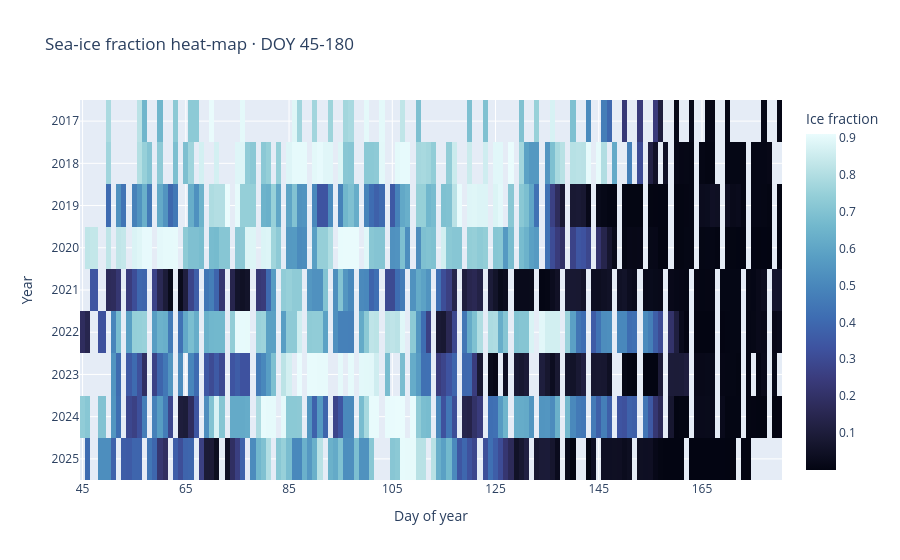
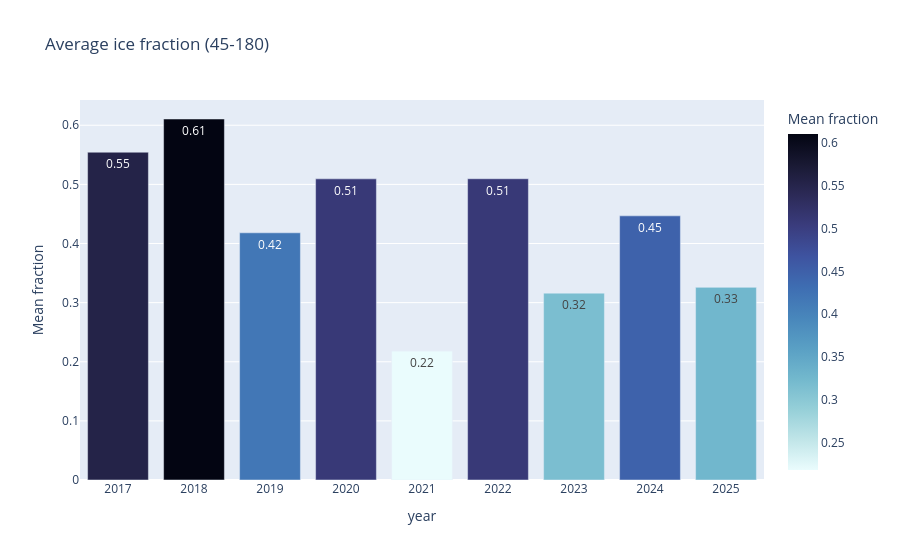
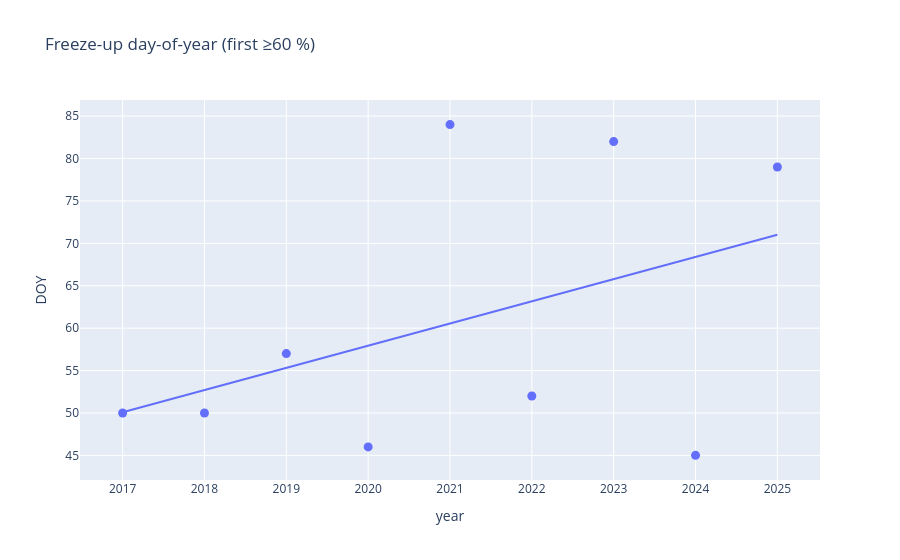
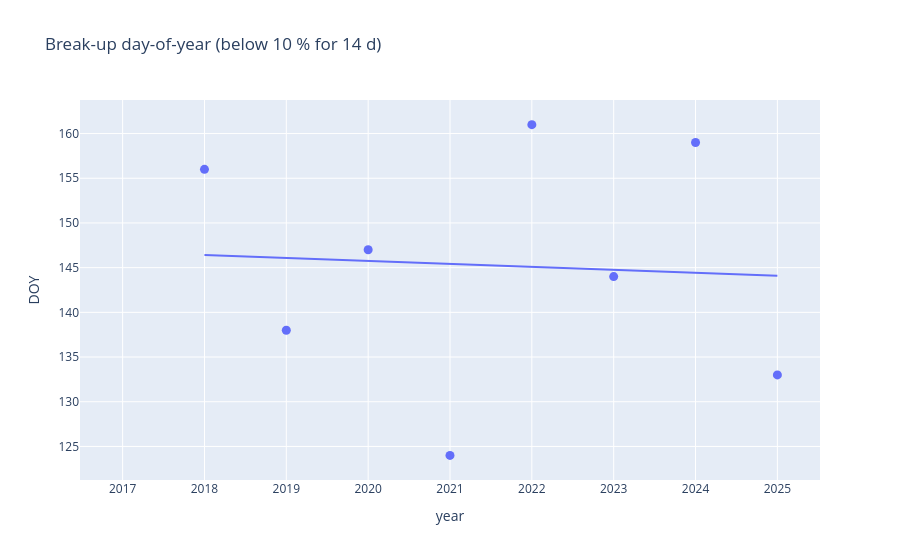

Here is the notebook cell these charts were saved with, in order:
### Code cell
# =====================================================================
#  Uummannaq Sea-Ice Phenology 2017-2025  ·  Notebook cell
# =====================================================================
import pandas as pd, numpy as np
import plotly.express as px, plotly.graph_objects as go
from pathlib import Path
from scipy.stats import linregress, gaussian_kde

# ----------------------------- PARAMETERS ----------------------------
CSV_PATH       = Path("summary_test.csv")

# physical / observational constants
SUNLIT_START   = 45      # ≈ mid-Feb  → Sentinel-2 daylight returns
SUNLIT_END     = 180     # ≈ end-Jun  → melt season complete
SMOOTH_DAYS    = 5       # centred rolling mean
HEAVY_THR      = 0.60    # thick, land-fast ice
GOOD_THR       = 0.30    # “usable” ice (e.g. dog-sled routes)
LOW_THR        = 0.10    # practically open water
PERSIST_DAYS   = 14      # sustain criterion for “great decline”
# ---------------------------------------------------------------------

# ----------------------------- LOAD & PREP ---------------------------
df = pd.read_csv(CSV_PATH)
df["date"] = pd.to_datetime(df["timestamp"], format="%Y%m%dT%H%M%S")
df["year"] = df["date"].dt.year
df["doy"]  = df["date"].dt.dayofyear
df["ice_raw"] = df["solid_pct"] + df["light_pct"]
df.sort_values("date", inplace=True)

# rolling-mean smoothing in physical time (handles missing days)
df["ice"] = (
    df.groupby("year")["ice_raw"]
      .transform(lambda s: s.rolling(SMOOTH_DAYS, center=True, min_periods=1).mean())
)

# restrict to common daylight window
day_mask = df["doy"].between(SUNLIT_START, SUNLIT_END)
df_win   = df[day_mask].copy()

# ----------------------- PHENOLOGY METRICS per season ----------------
records=[]
for yr, g in df_win.groupby("year"):
    g = g.reset_index(drop=True)

    # mean ice fraction normalised by # observed days
    mean_ice = g["ice"].mean()

    # total “ice-days” (fraction·day) normalised by coverage
    ice_days = g["ice"].sum()

    # first HEAVY_THR crossing (“freeze-up” proxy)
    heavy = g[g["ice"] >= HEAVY_THR]
    freeze_doy = int(heavy["doy"].min()) if not heavy.empty else np.nan

    # sustained LOW_THR dip (“break-up”)
    decline_doy = np.nan
    for i in range(len(g) - PERSIST_DAYS):
        if g.at[i,"ice"] < LOW_THR and (g.loc[i:i+PERSIST_DAYS-1,"ice"] < LOW_THR).all():
            decline_doy = int(g.at[i,"doy"]); break

    # days with “good” ice
    good_days = int((g["ice"] >= GOOD_THR).sum())

    # steepest 7-day drop (vigour of melt)
    drop7 = g["ice"].shift(-7) - g["ice"]
    steep_drop = float((-drop7).max())

    records.append(dict(year=yr, mean_ice=mean_ice, ice_days=ice_days,
                        freeze_doy=freeze_doy, decline_doy=decline_doy,
                        good_days=good_days, steep_drop=steep_drop))

met = pd.DataFrame(records).dropna(subset=["mean_ice"])\
                           .sort_values("year")
# quick helpers
def add_trend(fig, x, y):
    slope, intercept, *_ = linregress(x, y)
    fig.add_scatter(x=x, y=slope*x+intercept,
                    mode="lines", line=dict(color="black", dash="dash"),
                    showlegend=False)

# =====================  FIG 1 · Heat-map  ============================
heat = (df_win.pivot_table(index="year", columns="doy",
                           values="ice", aggfunc="mean")
          .reindex(met["year"]))                                         
fig_heat = px.imshow(
    heat, aspect="auto", origin="lower",
    color_continuous_scale="ice",
    labels=dict(color="Ice fraction"),
    title=f"Sea-ice fraction heat-map · DOY {SUNLIT_START}-{SUNLIT_END}"
)
fig_heat.update_xaxes(tick0=SUNLIT_START, dtick=20, title="Day of year")
fig_heat.update_yaxes(title="Year", autorange="reversed")
fig_heat.show()

# =====================  FIG 2 · Mean ice bar  ========================
fig_bar = px.bar(
    met, x="year", y="mean_ice", text_auto=".2f",
    title=f"Average ice fraction ({SUNLIT_START}-{SUNLIT_END})",
    labels={"mean_ice":"Mean fraction"},
    color="mean_ice", color_continuous_scale="ice_r"
)
fig_bar.show()

# =====================  FIG 3 · Freeze & break-up trends =============
fig_freeze = px.scatter(
    met, x="year", y="freeze_doy",
    title="Freeze-up day-of-year (first ≥60 %)",
    labels={"freeze_doy":"DOY"}, trendline="ols"
); fig_freeze.update_traces(marker_size=9); fig_freeze.show()

fig_decl = px.scatter(
    met, x="year", y="decline_doy",
    title=f"Break-up day-of-year (below 10 % for {PERSIST_DAYS} d)",
    labels={"decline_doy":"DOY"}, trendline="ols"
); fig_decl.update_traces(marker_size=9); fig_decl.show()

# =====================  FIG 4 · Season length arrows ================
fig_len = go.Figure()
for _, r in met.iterrows():
    if np.isnan(r["freeze_doy"]) or np.isnan(r["decline_doy"]): continue
    fig_len.add_shape(type="line",
        x0=r["freeze_doy"], x1=r["decline_doy"],
        y0=r["year"], y1=r["year"], line=dict(width=4))
fig_len.update_yaxes(type="category", tickvals=met["year"],
                     ticktext=met["year"])
fig_len.update_xaxes(title="Day of year")
fig_len.update_layout(
    title="Season length: freeze-up → sustained break-up"
)
fig_len.show()

# =====================  FIG 5 · Steepest 7-d drop ===================
fig_drop = px.bar(
    met, x="year", y="steep_drop",
    title="Largest seven-day melt each season",
    labels={"steep_drop":"Fraction drop in 7 d"},
    color="steep_drop", color_continuous_scale="ice_r"
)
add_trend(fig_drop, met["year"], met["steep_drop"]); fig_drop.show()

# =====================  FIG 6 · Ridgeline density ===================
dens=[]
for i, (yr, g) in enumerate(df_win.groupby("year")):
    # weight KDE by ice fraction so “thick” days contribute more
    kde = gaussian_kde(g["doy"], weights=g["ice"])
    xs = np.linspace(SUNLIT_START, SUNLIT_END, 250)
    ys = kde(xs); ys = ys/ys.max()*0.9 + i   # normalise & vertically offset
    dens.append((yr, xs, ys))

fig_ridge = go.Figure()
for yr, xs, ys in dens:
    fig_ridge.add_trace(go.Scatter(x=xs, y=ys, mode="lines", name=str(int(yr))))
fig_ridge.update_yaxes(
    tickvals=[i for i,_ in enumerate(dens)],
    ticktext=[str(int(yr)) for yr,_,_ in dens],
    title="Year"
)
fig_ridge.update_xaxes(title="Day of year")
fig_ridge.update_layout(title="Ridgeline: weighted DOY distribution (sun-lit window)")
fig_ridge.show()

# =====================  FIG 7 · Cumulative melt (latest 3 y) =========
latest_years = met["year"].tail(3).astype(int).tolist()
cum=[]
for yr in latest_years:
    g = df_win[df_win["year"]==yr].copy()
    g = g.sort_values("doy")
    total = g["ice"].sum()
    g["cum_melt"] = 1 - g["ice"].cumsum()/total
    cum.append(g[["doy","cum_melt","year"]])
cum = pd.concat(cum)

fig_cum = px.line(
    cum, x="doy", y="cum_melt", color="year",
    title=f"Cumulative melt progress (latest {len(latest_years)} seasons)",
    labels={"cum_melt":"Fraction melted"}
)
fig_cum.update_yaxes(range=[0,1])
fig_cum.show()

### Figure 1 — Plotly figure (JSON) as saved in the notebook; plotly's stock layout.template omitted (floating-point values rounded to 4 significant figures; data arrays with more than 128 entries replaced by an {"elided": "..."} marker saying what was removed)
{"data": [{"coloraxis": "coloraxis", "hovertemplate": "doy: %{x}<br>year: %{y}<br>Ice fraction: %{z}<extra></extra>", "name": "0", "type": "heatmap", "x": {"elided": "135 int values"}, "xaxis": "x", "y": [2017, 2018, 2019, 2020, 2021, 2022, 2023, 2024, 2025], "yaxis": "y", "z": {"elided": "9x135 float values"}}], "layout": {"coloraxis": {"colorbar": {"title": {"text": "Ice fraction"}}, "colorscale": [[0, "rgb(3, 5, 18)"], [0.09091, "rgb(25, 25, 51)"], [0.1818, "rgb(44, 42, 87)"], [0.2727, "rgb(58, 60, 125)"], [0.3636, "rgb(62, 83, 160)"], [0.4545, "rgb(62, 109, 178)"], [0.5455, "rgb(72, 134, 187)"], [0.6364, "rgb(89, 159, 196)"], [0.7273, "rgb(114, 184, 205)"], [0.8182, "rgb(149, 207, 216)"], [0.9091, "rgb(192, 229, 232)"], [1, "rgb(234, 252, 253)"]]}, "title": {"text": "Sea-ice fraction heat-map · DOY 45-180"}, "xaxis": {"anchor": "y", "domain": [0, 1], "dtick": 20, "tick0": 45, "title": {"text": "Day of year"}}, "yaxis": {"anchor": "x", "autorange": "reversed", "domain": [0, 1], "title": {"text": "Year"}}}}

### Figure 2 — Plotly figure (JSON) as saved in the notebook; plotly's stock layout.template omitted (floating-point values rounded to 4 significant figures)
{"data": [{"hovertemplate": "year=%{x}<br>Mean fraction=%{marker.color}<extra></extra>", "legendgroup": "", "marker": {"color": [0.5544, 0.6106, 0.4181, 0.5094, 0.2179, 0.5095, 0.3161, 0.4468, 0.3258], "coloraxis": "coloraxis", "pattern": {"shape": ""}}, "name": "", "orientation": "v", "showlegend": false, "textposition": "auto", "texttemplate": "%{y:.2f}", "type": "bar", "x": [2017, 2018, 2019, 2020, 2021, 2022, 2023, 2024, 2025], "xaxis": "x", "y": [0.5544, 0.6106, 0.4181, 0.5094, 0.2179, 0.5095, 0.3161, 0.4468, 0.3258], "yaxis": "y"}], "layout": {"barmode": "relative", "coloraxis": {"colorbar": {"title": {"text": "Mean fraction"}}, "colorscale": [[0, "rgb(234, 252, 253)"], [0.09091, "rgb(192, 229, 232)"], [0.1818, "rgb(149, 207, 216)"], [0.2727, "rgb(114, 184, 205)"], [0.3636, "rgb(89, 159, 196)"], [0.4545, "rgb(72, 134, 187)"], [0.5455, "rgb(62, 109, 178)"], [0.6364, "rgb(62, 83, 160)"], [0.7273, "rgb(58, 60, 125)"], [0.8182, "rgb(44, 42, 87)"], [0.9091, "rgb(25, 25, 51)"], [1, "rgb(3, 5, 18)"]]}, "legend": {"tracegroupgap": 0}, "title": {"text": "Average ice fraction (45-180)"}, "xaxis": {"anchor": "y", "domain": [0, 1], "title": {"text": "year"}}, "yaxis": {"anchor": "x", "domain": [0, 1], "title": {"text": "Mean fraction"}}}}

### Figure 3 — Plotly figure (JSON) as saved in the notebook; plotly's stock layout.template omitted (floating-point values rounded to 4 significant figures)
{"data": [{"hovertemplate": "year=%{x}<br>DOY=%{y}<extra></extra>", "legendgroup": "", "marker": {"color": "#636efa", "size": 9, "symbol": "circle"}, "mode": "markers", "name": "", "orientation": "v", "showlegend": false, "type": "scatter", "x": [2017, 2018, 2019, 2020, 2021, 2022, 2023, 2024, 2025], "xaxis": "x", "y": [50, 50, 57, 46, 84, 52, 82, 45, 79], "yaxis": "y"}, {"hovertemplate": "<b>OLS trendline</b><br>freeze_doy = 2.61667 * year + -5227.73<br>R<sup>2</sup>=0.194495<br><br>year=%{x}<br>DOY=%{y} <b>(trend)</b><extra></extra>", "legendgroup": "", "marker": {"color": "#636efa", "size": 9, "symbol": "circle"}, "mode": "lines", "name": "", "showlegend": false, "type": "scatter", "x": [2017, 2018, 2019, 2020, 2021, 2022, 2023, 2024, 2025], "xaxis": "x", "y": [50.09, 52.71, 55.32, 57.94, 60.56, 63.17, 65.79, 68.41, 71.02], "yaxis": "y"}], "layout": {"legend": {"tracegroupgap": 0}, "title": {"text": "Freeze-up day-of-year (first ≥60 %)"}, "xaxis": {"anchor": "y", "domain": [0, 1], "title": {"text": "year"}}, "yaxis": {"anchor": "x", "domain": [0, 1], "title": {"text": "DOY"}}}}

### Figure 4 — Plotly figure (JSON) as saved in the notebook; plotly's stock layout.template omitted (floating-point values rounded to 4 significant figures)
{"data": [{"hovertemplate": "year=%{x}<br>DOY=%{y}<extra></extra>", "legendgroup": "", "marker": {"color": "#636efa", "size": 9, "symbol": "circle"}, "mode": "markers", "name": "", "orientation": "v", "showlegend": false, "type": "scatter", "x": [2017, 2018, 2019, 2020, 2021, 2022, 2023, 2024, 2025], "xaxis": "x", "y": [NaN, 156.0, 138.0, 147.0, 124.0, 161.0, 144.0, 159.0, 133.0], "yaxis": "y"}, {"hovertemplate": "<b>OLS trendline</b><br>decline_doy = -0.333333 * year + 819.083<br>R<sup>2</sup>=0.003852<br><br>year=%{x}<br>DOY=%{y} <b>(trend)</b><extra></extra>", "legendgroup": "", "marker": {"color": "#636efa", "size": 9, "symbol": "circle"}, "mode": "lines", "name": "", "showlegend": false, "type": "scatter", "x": [2018, 2019, 2020, 2021, 2022, 2023, 2024, 2025], "xaxis": "x", "y": [146.4, 146.1, 145.7, 145.4, 145.1, 144.7, 144.4, 144.1], "yaxis": "y"}], "layout": {"legend": {"tracegroupgap": 0}, "title": {"text": "Break-up day-of-year (below 10 % for 14 d)"}, "xaxis": {"anchor": "y", "domain": [0, 1], "title": {"text": "year"}}, "yaxis": {"anchor": "x", "domain": [0, 1], "title": {"text": "DOY"}}}}
